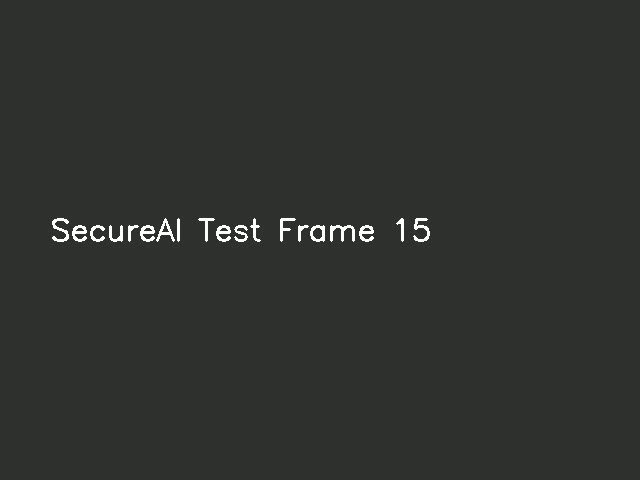
#> input picture frame 15 of sample_video.mp4, 640 x 480 px
$ python setup_training_data.py
#> lines starting #> are read from the running program, lines starting #| are printed output that depends on the picture
import os
import cv2
import numpy as np
from pathlib import Path

def create_synthetic_dataset():
    """Create synthetic training dataset from existing videos"""
    print("🎨 Creating synthetic training dataset...")

    # Create directories
    os.makedirs("datasets/train/real", exist_ok=True)
    os.makedirs("datasets/train/fake", exist_ok=True)
    os.makedirs("datasets/val/real", exist_ok=True)
    os.makedirs("datasets/val/fake", exist_ok=True)

    # Source videos
    source_videos = ["sample_video.mp4", "test_video_1.mp4", "test_video_2.mp4", "test_video_3.mp4"]

    frame_count = 0
    max_frames = 500  # Limit for demo training

    for video_file in source_videos:
        if os.path.exists(video_file) and frame_count < max_frames:
            print(f"📹 Processing {video_file}...")
            cap = cv2.VideoCapture(video_file)

            count = 0
            success = True
            while success and frame_count < max_frames:
                success, frame = cap.read()
#> frame is the input picture: shape (480, 640, 3); mean B, G, R 46.6, 49.6, 47.6
                if success and count % 5 == 0:  # Extract every 5th frame
                    # Save as real image
                    real_path = f"datasets/train/real/frame_{frame_count:04d}.jpg"
                    cv2.imwrite(real_path, frame)

                    # Create synthetic "fake" by adding artifacts
                    fake_frame = apply_deepfake_artifacts(frame)
                    fake_path = f"datasets/train/fake/frame_{frame_count:04d}.jpg"
                    cv2.imwrite(fake_path, fake_frame)

                    frame_count += 1
                    if frame_count % 50 == 0:
                        print(f"   Processed {frame_count} frame pairs...")

                count += 1

            cap.release()

    # Split some data for validation
    import shutil
    real_files = os.listdir("datasets/train/real")
    fake_files = os.listdir("datasets/train/fake")

    # Move 20% to validation
    val_count = len(real_files) // 5
    for i in range(val_count):
        shutil.move(f"datasets/train/real/{real_files[i]}", f"datasets/val/real/{real_files[i]}")
        shutil.move(f"datasets/train/fake/{fake_files[i]}", f"datasets/val/fake/{fake_files[i]}")

    print(f"✅ Created dataset with {frame_count} real/fake image pairs")
    print(f"   Train: {len(os.listdir('datasets/train/real'))} real, {len(os.listdir('datasets/train/fake'))} fake")
    print(f"   Val: {len(os.listdir('datasets/val/real'))} real, {len(os.listdir('datasets/val/fake'))} fake")

def apply_deepfake_artifacts(frame):
    """Apply synthetic deepfake artifacts to create fake training samples"""
    fake_frame = frame.copy()

    # Simulate compression artifacts
    fake_frame = cv2.resize(fake_frame, (320, 240))
    fake_frame = cv2.resize(fake_frame, (640, 480))
#> fake_frame: shape (480, 640, 3)

    # Add subtle noise (common in deepfakes)
    noise = np.random.normal(0, 15, fake_frame.shape).astype(np.uint8)
    fake_frame = cv2.add(fake_frame, noise)
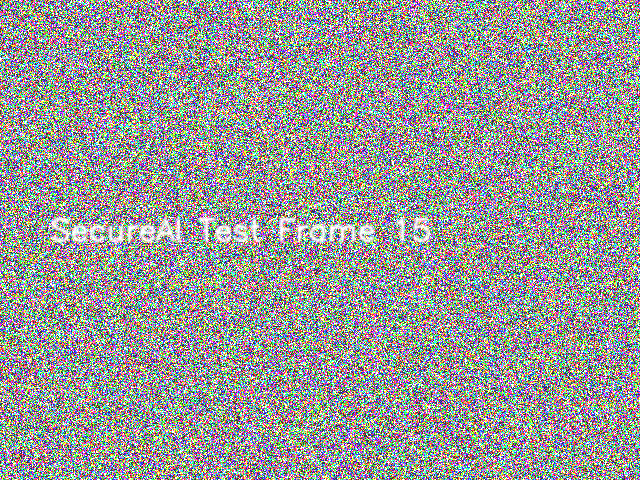
#> fake_frame: shape (480, 640, 3); mean B, G, R 150.8, 152.3, 151.5

    # Add slight color distortion
    fake_frame = fake_frame.astype(np.float32)
    fake_frame *= 0.95  # Slightly darken
    fake_frame = np.clip(fake_frame, 0, 255).astype(np.uint8)

    # Add motion blur simulation (common artifact)
    kernel = np.ones((3, 3), np.float32) / 9
    fake_frame = cv2.filter2D(fake_frame, -1, kernel)
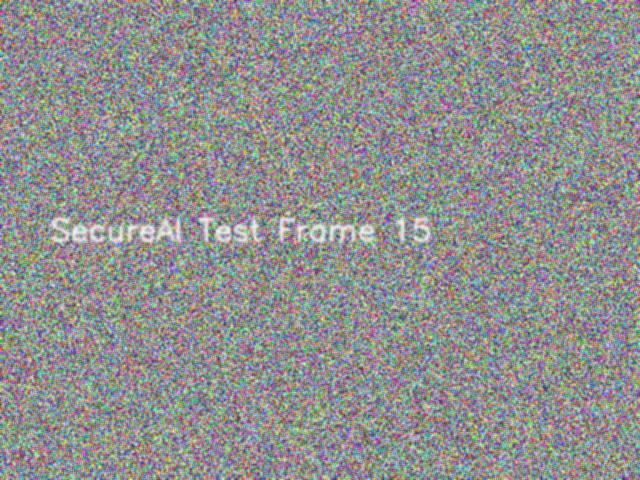
#> fake_frame: shape (480, 640, 3); mean B, G, R 142.9, 144.3, 143.5

    return fake_frame

def update_data_yaml():
    """Update data.yaml for YOLO training"""
    yaml_content = """
train: datasets/train
val: datasets/val

nc: 2
names: ['real', 'fake']
"""

    with open("datasets/data.yaml", "w") as f:
        f.write(yaml_content.strip())

    print("📝 Updated data.yaml configuration")

if __name__ == "__main__":
    print("🚀 SecureAI Training Dataset Setup")
    print("=" * 40)

    create_synthetic_dataset()
    update_data_yaml()

    print("\n✅ Training dataset ready!")
    print("🎯 Run 'python ai_model/train_yolo.py' to start training")
